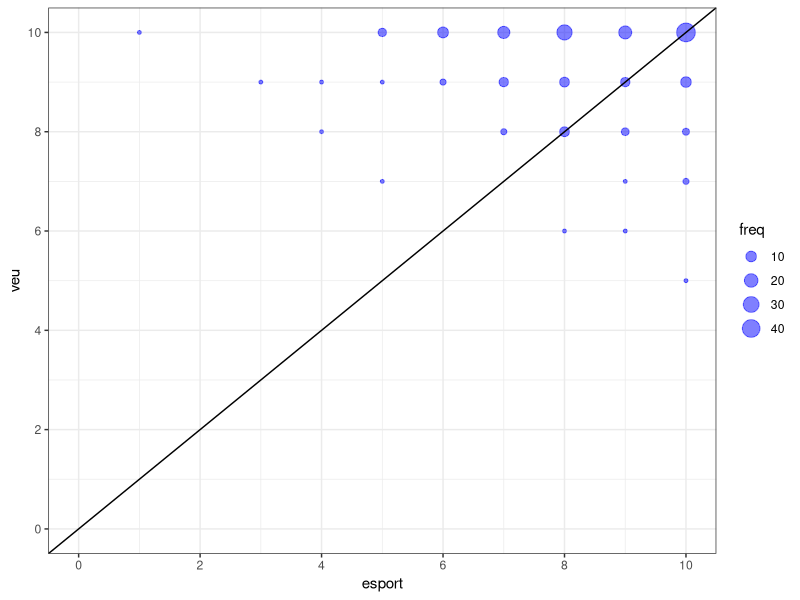
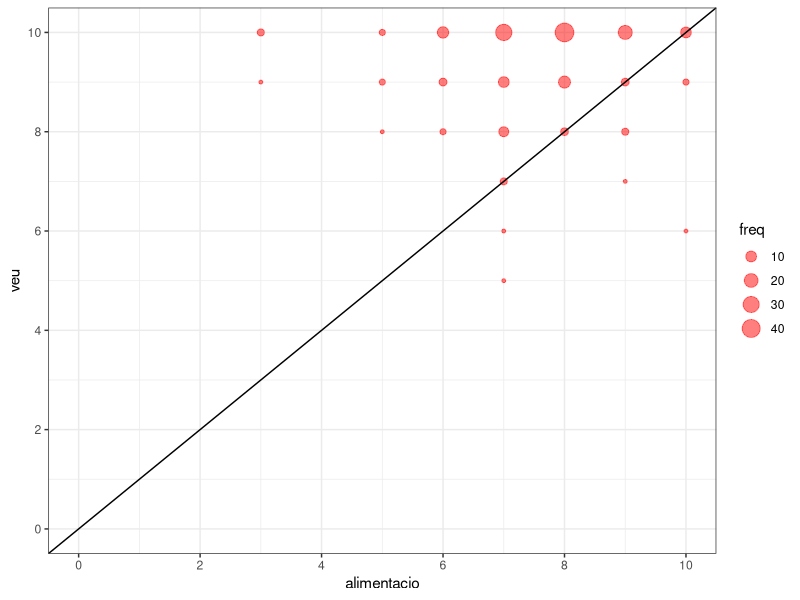

Write R code to recreate these figures, in order.
## ---- chunk 1
library(tidyverse)
## ---- chunk 2
raw=read_csv2("data_raw.csv")

colnames(raw)

## ---- chunk 3
canvi_factors <- c("Mai" = 0, "Gairebé mai" = 1, "A vegades" = 2, 
                   "Gairebé sempre" = 3, "Sempre" = 4)

# Convert the factor to numeric by applying the mapping
df <- raw %>%
  mutate(across(28:37, ~ canvi_factors[.]), .keep = "all") %>% 
  mutate(score = rowSums(across(28:37))) %>%
  select(c(1:27, 39))

write_csv2(df, "data.csv")
## ---- chunk 4
df= df %>% 
  rename(veu = 2, esport = 8, alimentacio = 14 )%>% 
  mutate(mitjana=round((esport+alimentacio)/2))
## ---- chunk 5
df_esp <- df %>%
  group_by(veu, esport) %>%
  summarise(freq = n())

df_esp %>% 
  ggplot(aes(x=esport, y = veu, size=freq)) +
  geom_point(alpha = 0.5, color = "blue")+
  geom_abline(intercept = 0, slope = 1)+
  scale_x_continuous(limits = c(0, 10), breaks = seq(0, 10, by = 2))+
  scale_y_continuous(limits = c(0, 10), breaks = seq(0, 10, by = 2))+
  theme_bw()

df_ali <- df %>%
  group_by(veu, alimentacio) %>%
  summarise(freq = n())

df_ali %>% 
  ggplot(aes(x=alimentacio, y = veu, size=freq)) +
  geom_point(alpha = 0.5, color = "red")+
  geom_abline(intercept = 0, slope = 1)+
  scale_x_continuous(limits = c(0, 10), breaks = seq(0, 10, by = 2))+
  scale_y_continuous(limits = c(0, 10), breaks = seq(0, 10, by = 2))+
  theme_bw()

## ---- chunk 6
df_esp %>% 
  arrange(desc(freq)) %>%
  head
## ---- chunk 7
df_ali %>% 
  arrange(desc(freq)) %>%
  head
